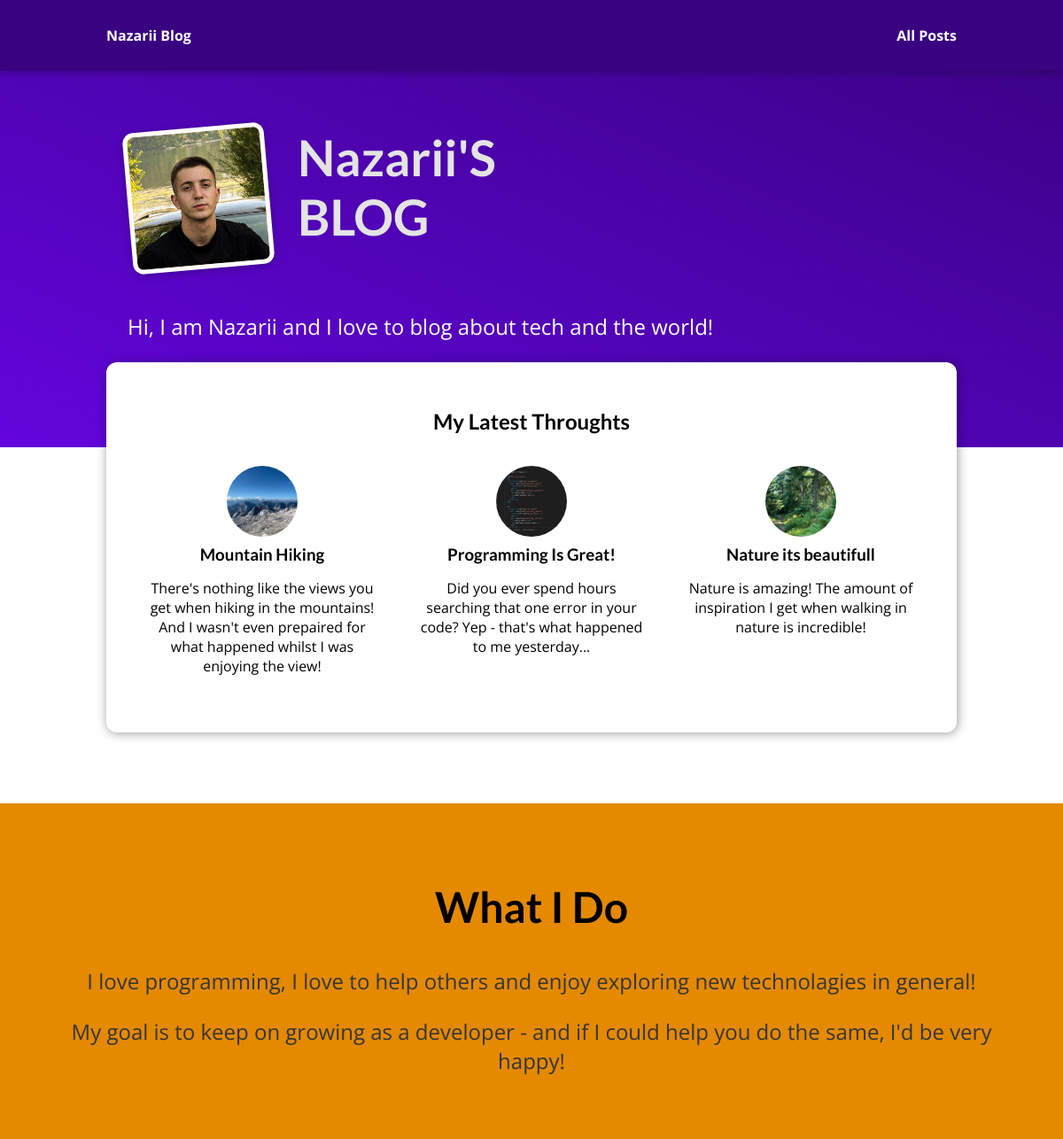
The page / on the database its author committed.
### blog/models.py (models this page shows, shortened)
class Post(models.Model):
    title = models.CharField(max_length = 150)
    excerpt = models.CharField(max_length = 200)
    image_name = models.CharField(max_length = 100)
    date = models.DateField(auto_now=True)
    slug = models.SlugField(unique=True, db_index=True)
    content = models.TextField(validators=[MinLengthValidator(10)])
    author = models.ForeignKey(
        Author, on_delete=models.SET_NULL, null=True, related_name="posts")
    tags = models.ManyToManyField(Tag)

### blog/views.py (the view)
# urls.py: path("", views.starting_page, name="starting-page"),
def starting_page(request):
  latest_posts = Post.objects.all().order_by("-date")[:3]
  return render(request, "blog/index.html", {
    "posts": latest_posts
  })

### blog/templates/blog/index.html (shortened to what this page needs)
{% extends "base.html" %}
{% load static %}
{% block css_files %}
    <link rel="stylesheet" href="{% static "blog/post.css" %}">
    <link rel="stylesheet" href="{% static "blog/index.css" %}">
{% endblock css_files %}
{% block content %}
<section id="welcome">
    <header>
        <img src="{% static "blog/images/nazarii.jpg" %}" alt="Andrii - The Author Of This Blog" />
        <h2>Nazarii'S BLOG</h2>
    </header>
    <P>Hi, I am Nazarii and I love to blog about tech and the world!</p>
</section>
    <section id="latest-posts">
        <h2>My Latest Throughts</h2>
        <ul>
            {% for post in posts %}
                {% include "blog/includes/post.html" %}
            {% endfor %}
        </ul>
    </section>
    <section id="about">
        <h2>What I Do</h2>
        <p>
            I love programming, I love to help others and enjoy exploring new technolagies
            in general!
        </p>
        <p>
            My goal is to keep on growing as a developer - and if I could help you do the
            same, I'd be very happy!
        </p>
    </section>
{% endblock content %}

### blog/templates/blog/includes/post.html
{% load static %}
<li>
    <article class="post">
        <a href="{% url "post-detail-page" post.slug %}">
            <img src="{% static "blog/images/"|add:post.image_name %}" alt="{{post.title}}">
            <div class="post__content">
                <h3>{{post.title}}</h3>
                <p>
                    {{post.excerpt}}
                </p>
            </div>
        </a>
    </article>
</li>

### static/app.css (style rules this page uses)
* { box-sizing: border-box; }
html { font-family: 'Open Sans', 'Lato', sans-serif; }
body { margin: 0; }
h1, h2, h3 { font-family: 'Lato', sans-serif; font-weight: bold; }

### blog/static/blog/post.css (style rules this page uses)
.post { display: flex; flex-direction: column; align-items: center; text-align: center; }
.post a { text-decoration: none; color: black; transition: all 0.2s ease; padding: 1rem; }
.post img { width: 5rem; height: 5rem; object-fit: cover; border-radius: 50%; }
.post h3 { margin: 0.25rem 0; }

### blog/static/blog/index.css (style rules this page uses)
#welcome { background: linear-gradient(to right top, #6305dd, #390281); padding: 6rem 12%; }
#welcome header { display: flex; align-items: flex-start; margin: 3rem auto; }
#welcome img { width: 10rem; height: 10rem; object-fit: cover; object-position: top; border: 5px solid white; border-radius: 12px; background-color: #ffe1bf; transform: rotateZ(-5deg); box-shadow: 0 2px 8px rgba(0, 0, 0, 0.25); }
#welcome h2 { font-size: 3.5rem; margin: 0 0 0 2rem; color: #e4e4e4; width: 10rem; }
#welcome p { color: white; font-size: 1.5rem; }
#latest-posts { background-color: white; padding: 2rem; border-radius: 12px; width: 60rem; margin: -6rem auto 2rem auto; box-shadow: 1px 1px 12px rgba(0, 0, 0, 0.4); }
#latest-posts h2 { text-align: center; }
#latest-posts ul { list-style: none; margin: 0; padding: 0; display: flex; gap: 1rem; }
#latest-posts li { flex: 1; }
#about { text-align: center; padding: 3rem; background-color: #e48900; margin-top: 5rem; }
#about h2 { font-size: 3rem; }
#about p { font-size: 1.5rem; color: #353535; }

### rows shown on the page
Post: image_name (picture), title "Mountain Hiking", excerpt "There's nothing like the views you get when hiking in the mountains! And I wasn't even prepaired for what happened whilst I was enjoying the view!"
Post: image_name (picture), title "Programming Is Great!", excerpt "Did you ever spend hours searching that one error in your code? Yep - that's what happened to me yesterday..."
Post: image_name (picture), title "Nature its beautifull", excerpt "Nature is amazing! The amount of inspiration I get when walking in nature is incredible!"
